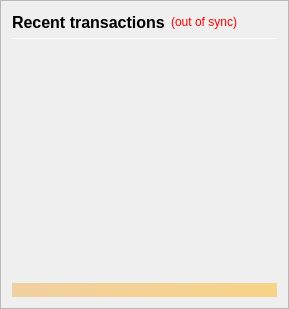
                <widget class="QFrame" name="frame_RecentTransactions">
                 <property name="minimumSize">
                  <size>
                   <width>0</width>
                   <height>0</height>
                  </size>
                 </property>
                 <property name="frameShape">
                  <enum>QFrame::StyledPanel</enum>
                 </property>
                 <property name="frameShadow">
                  <enum>QFrame::Raised</enum>
                 </property>
                 <layout class="QVBoxLayout" name="verticalLayout_1" stretch="0,0,0,0,0">
                  <item>
                   <layout class="QHBoxLayout" name="horizontalLayout_2">
                    <item>
                     <widget class="QLabel" name="label_4">
                      <property name="minimumSize">
                       <size>
                        <width>0</width>
                        <height>20</height>
                       </size>
                      </property>
                      <property name="font">
                       <font>
                        <pointsize>12</pointsize>
                        <weight>75</weight>
                        <bold>true</bold>
                       </font>
                      </property>
                      <property name="text">
                       <string>Recent transactions</string>
                      </property>
                     </widget>
                    </item>
                    <item>
                     <widget class="QLabel" name="labelTransactionsStatus">
                      <property name="cursor">
                       <cursorShape>WhatsThisCursor</cursorShape>
                      </property>
                      <property name="toolTip">
                       <string>The displayed information may be out of date. Your wallet automatically synchronizes with the Sphinx network after a connection is established, but this process has not completed yet.</string>
                      </property>
                      <property name="styleSheet">
                       <string notr="true">QLabel { color: red; }</string>
                      </property>
                      <property name="text">
                       <string notr="true">(out of sync)</string>
                      </property>
                      <property name="alignment">
                       <set>Qt::AlignRight|Qt::AlignTrailing|Qt::AlignVCenter</set>
                      </property>
                     </widget>
                    </item>
                    <item>
                     <spacer name="horizontalSpacer">
                      <property name="orientation">
                       <enum>Qt::Horizontal</enum>
                      </property>
                      <property name="sizeHint" stdset="0">
                       <size>
                        <width>40</width>
                        <height>20</height>
                       </size>
                      </property>
                     </spacer>
                    </item>
                   </layout>
                  </item>
                  <item>
                   <widget class="Line" name="line">
                    <property name="minimumSize">
                     <size>
                      <width>0</width>
                      <height>1</height>
                     </size>
                    </property>
                    <property name="maximumSize">
                     <size>
                      <width>16777215</width>
                      <height>1</height>
                     </size>
                    </property>
                    <property name="orientation">
                     <enum>Qt::Horizontal</enum>
                    </property>
                   </widget>
                  </item>
                  <item>
                   <widget class="QListView" name="listTransactions">
                    <property name="minimumSize">
                     <size>
                      <width>0</width>
                      <height>0</height>
                     </size>
                    </property>
                    <property name="styleSheet">
                     <string notr="true">QListView { background: transparent; }</string>
                    </property>
                    <property name="frameShape">
                     <enum>QFrame::NoFrame</enum>
                    </property>
                    <property name="verticalScrollBarPolicy">
                     <enum>Qt::ScrollBarAlwaysOff</enum>
                    </property>
                    <property name="horizontalScrollBarPolicy">
                     <enum>Qt::ScrollBarAlwaysOff</enum>
                    </property>
                    <property name="selectionMode">
                     <enum>QAbstractItemView::NoSelection</enum>
                    </property>
                   </widget>
                  </item>
                  <item>
                   <spacer name="verticalSpacer_2">
                    <property name="orientation">
                     <enum>Qt::Vertical</enum>
                    </property>
                    <property name="sizeType">
                     <enum>QSizePolicy::Expanding</enum>
                    </property>
                    <property name="sizeHint" stdset="0">
                     <size>
                      <width>20</width>
                      <height>40</height>
                     </size>
                    </property>
                   </spacer>
                  </item>
                  <item>
                   <widget class="QLabel" name="labelAlerts">
                    <property name="maximumSize">
                     <size>
                      <width>16777215</width>
                      <height>16777215</height>
                     </size>
                    </property>
                    <property name="styleSheet">
                     <string notr="true">background-color: qlineargradient(x1: 0, y1: 0, x2: 1, y2: 0, stop:0 #F0D0A0, stop:1 #F8D488); color:#000000;</string>
                    </property>
                    <property name="text">
                     <string/>
                    </property>
                    <property name="wordWrap">
                     <bool>true</bool>
                    </property>
                    <property name="margin">
                     <number>3</number>
                    </property>
                   </widget>
                  </item>
                 </layout>
                </widget>
